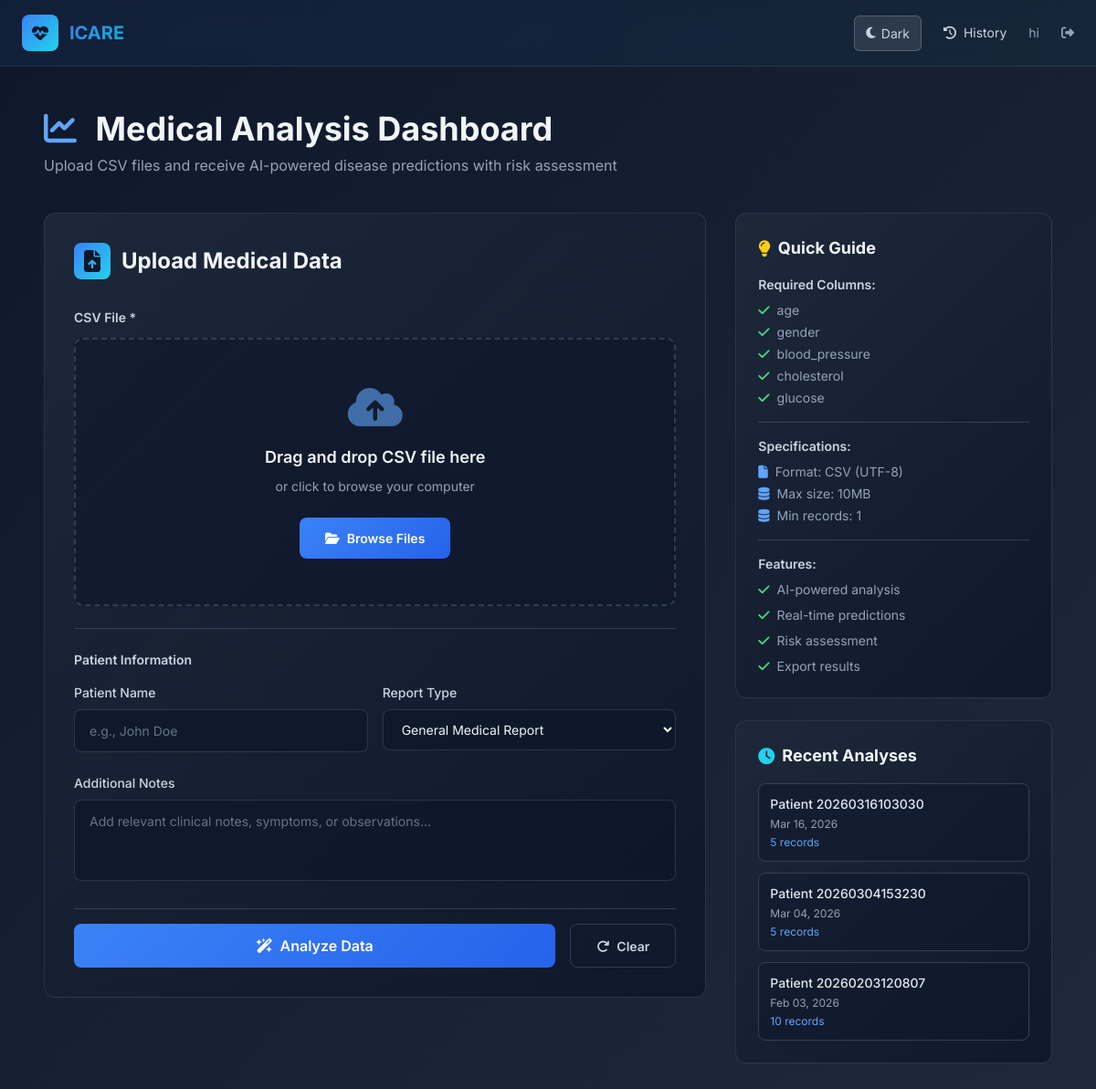
Before: /dashboard/ (signed in) with the older database file.
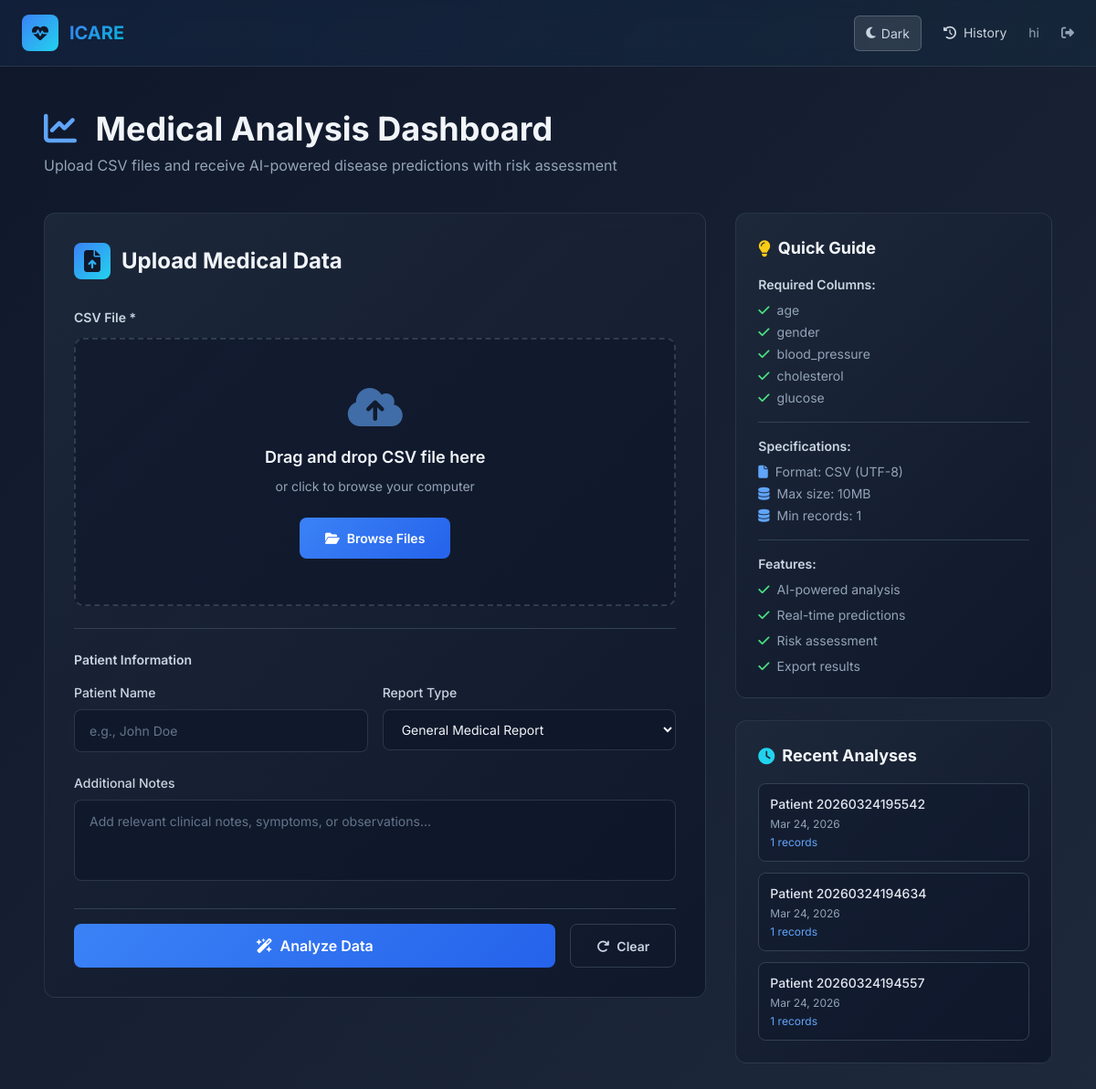
After: the same page with the newer database file.
### app/models.py (models this page shows, shortened)
class AnalysisResult(models.Model):
    RISK_CHOICES = [
        ('High', 'High Risk'),
        ('Medium', 'Medium Risk'),
        ('Low', 'Low Risk'),
    ]
    medical_report = models.OneToOneField(MedicalReport, on_delete=models.CASCADE, related_name='analysis_result')
    user = models.ForeignKey(User, on_delete=models.CASCADE, related_name='analysis_results')
    total_patients = models.IntegerField(default=0)
    total_diseases_analyzed = models.IntegerField(default=0)
    high_risk_count = models.IntegerField(default=0)
    medium_risk_count = models.IntegerField(default=0)
    low_risk_count = models.IntegerField(default=0)
    average_confidence = models.FloatField(default=0.0)
    predictions_json = models.JSONField(default=dict)
    recommendations = models.TextField(blank=True, null=True, help_text="AI-generated clinical recommendations")
    follow_up_actions = models.TextField(blank=True, null=True, help_text="Recommended follow-up actions")
    created_at = models.DateTimeField(auto_now_add=True)
    updated_at = models.DateTimeField(auto_now=True)
    analysis_duration = models.FloatField(default=0.0, help_text="Analysis time in seconds")
    class Meta:
        ordering = ['-created_at']

class MedicalReport(models.Model):
    user = models.ForeignKey(User, on_delete=models.CASCADE, related_name='medical_reports')
    patient_name = models.CharField(max_length=200, blank=True)
    csv_file = models.FileField(upload_to='medical_reports/')
    details = models.TextField(blank=True, null=True)
    age = models.IntegerField(blank=True, null=True)
    gender = models.CharField(max_length=20, blank=True, null=True)
    blood_pressure = models.CharField(max_length=20, blank=True, null=True)
    cholesterol = models.CharField(max_length=20, blank=True, null=True)
    glucose = models.CharField(max_length=20, blank=True, null=True)
    clinical_notes = models.TextField(blank=True, null=True)
    medications = models.TextField(blank=True, null=True, help_text="Current medications")
    allergies = models.TextField(blank=True, null=True)
    family_history = models.TextField(blank=True, null=True)
    created_at = models.DateTimeField(auto_now_add=True)
    updated_at = models.DateTimeField(auto_now=True)
    class Meta:
        ordering = ['-created_at']

### app/views.py (the view, shortened to what this page needs)
# urls.py: path('dashboard/',views.dashboard,name='dashboard'),
@login_required(login_url='login')
def dashboard(request):
    context = get_theme_context(request)
    context.update({
        'upload_status': None,
        'upload_progress': None,
    })
    recent_analyses = AnalysisResult.objects.filter(user=request.user).order_by('-created_at')[:3]
    context['recent_analyses'] = recent_analyses
    return render(request, 'dashboard.html', context)

### app/views.py (called while the page is built)
def get_theme_context(request):
    theme = request.COOKIES.get('theme', 'dark')
    return {'theme': theme}

### app/templates/dashboard.html (shortened to what the changed rows need)
{% load static %}
<!DOCTYPE html>
<html lang="en">
<head>
    <script src="https://cdn.tailwindcss.com"></script>
    <link rel="stylesheet" href="https://cdnjs.cloudflare.com/ajax/libs/font-awesome/6.4.0/css/all.min.css">
</head>
<body>
    <nav class="sticky top-0 z-50 nav-header">
        <div class="max-w-7xl mx-auto px-6 py-4">
            <div class="flex justify-between items-center">
                <div class="flex items-center gap-3">
                    <h1 class="text-xl font-bold gradient-text">ICARE</h1>
                </div>
            </div>
        </div>
    </nav>
    <main class="max-w-6xl mx-auto px-6 py-12">
        <div class="mb-10 animate-slide-in">
            <h2 class="text-4xl font-bold mb-2">
                <i class="fas fa-chart-line text-blue-400 mr-3"></i>
                Medical Analysis Dashboard
            </h2>
        </div>
        {% if not results %}
            <div class="grid lg:grid-cols-3 gap-8">
                <div class="space-y-6">
                    {% if recent_analyses %}
                    <div class="card p-6 animate-slide-in" style="animation-delay: 0.2s">
                        <div class="space-y-3 text-sm">
                            {% for analysis in recent_analyses %}
                            <a href="{% url 'analysis_detail' analysis.id %}" class="block p-3 rounded-lg bg-slate-900/50 hover:bg-slate-900 transition border border-slate-700 hover:border-blue-500">
                                <div class="font-medium text-slate-200 truncate">{{ analysis.medical_report.patient_name }}</div>
                                <div class="text-xs text-slate-400 mt-1">{{ analysis.created_at|date:"M d, Y" }}</div>
                                <div class="text-xs text-blue-400 mt-1">{{ analysis.total_patients }} records</div>
                            </a>
                            {% endfor %}
                        </div>
                    </div>
                    {% endif %}
                </div>
            </div>
        {% endif %}
    </main>
</body>
</html>

Changed rows visible on the page:
no longer on this page (row unchanged): AnalysisResult: medical_report.patient_name "Patient 20260316103030", created_at "Mar 16, 2026", total_patients "5"
no longer on this page (row unchanged): AnalysisResult: medical_report.patient_name "Patient 20260304153230", created_at "Mar 04, 2026", total_patients "5"
no longer on this page (row unchanged): AnalysisResult: medical_report.patient_name "Patient 20260203120807", created_at "Feb 03, 2026", total_patients "10"
added AnalysisResult: medical_report.patient_name "Patient 20260324195542", created_at "Mar 24, 2026", total_patients "1"
added AnalysisResult: medical_report.patient_name "Patient 20260324194634", created_at "Mar 24, 2026", total_patients "1"
added AnalysisResult: medical_report.patient_name "Patient 20260324194557", created_at "Mar 24, 2026", total_patients "1"
